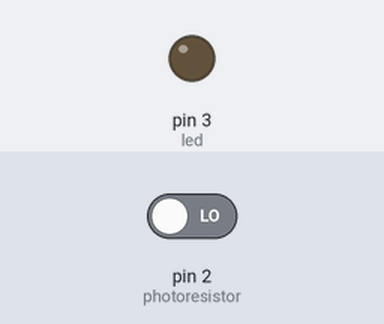
This sketch was run on a simulated Arduino Uno, built with avr-gcc and run on an emulated ATmega328P. Shown: output pins drawn as LEDs (lit = HIGH). The inputs (shaded band) are chosen by the test bench; at power-on: pin 2 (photoresistor) LOW.

Above: at 1.2 s.
1.3 s: pin 2 (photoresistor) driven HIGH
At 2.4 s:
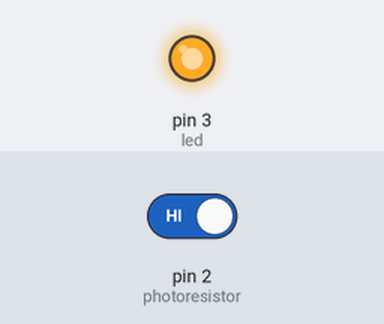
2.8 s: pin 2 (photoresistor) driven LOW
At 3.6 s:
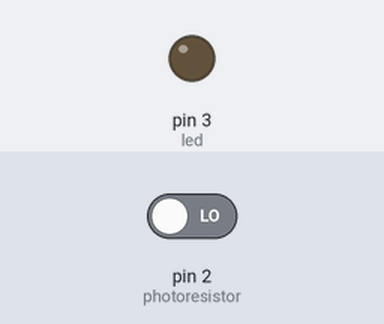
Timing chart, 0 to 5.8 s (numbered marks = the images above; inputs shaded):
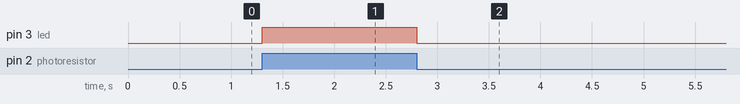

Measured:
- after the input at 1.3 s, pin 3 (led): LOW → HIGH at once
- after the input at 2.8 s, pin 3 (led): HIGH → LOW at once

The sketch:

Photoresistor_LED.ino
```cpp
int led = 3;
int photoresistor = 2;

void setup() {
  pinMode(led, OUTPUT);
  pinMode(photoresistor, INPUT);
}

void loop() {
  if (digitalRead(photoresistor) == HIGH)
    digitalWrite(led, HIGH);
  else
    digitalWrite(led, LOW);
}
```
